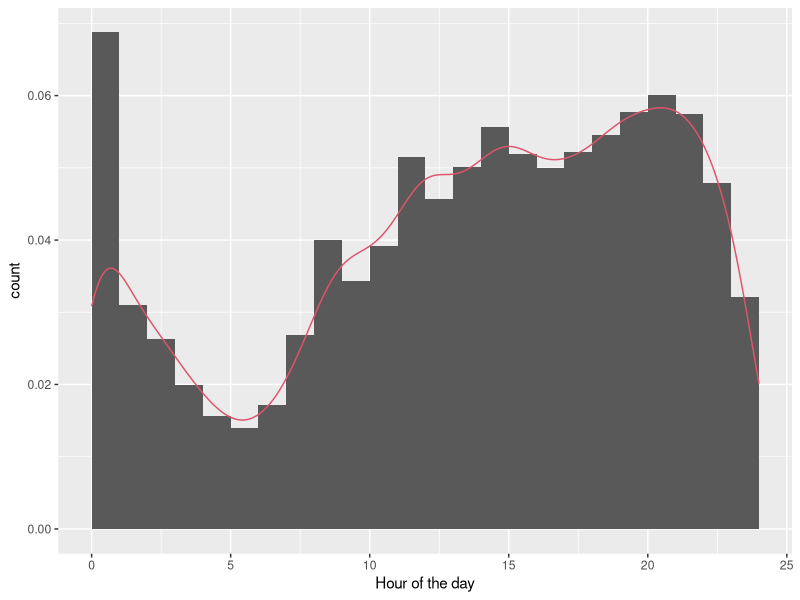
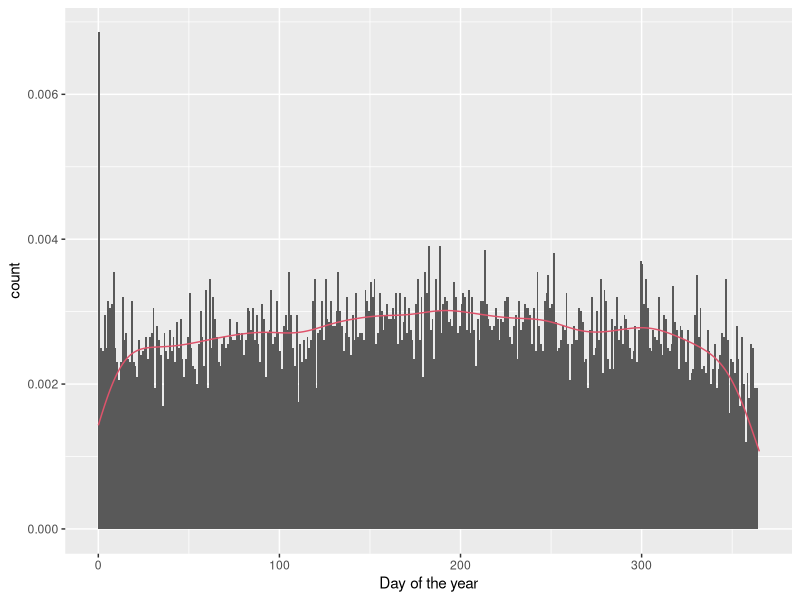
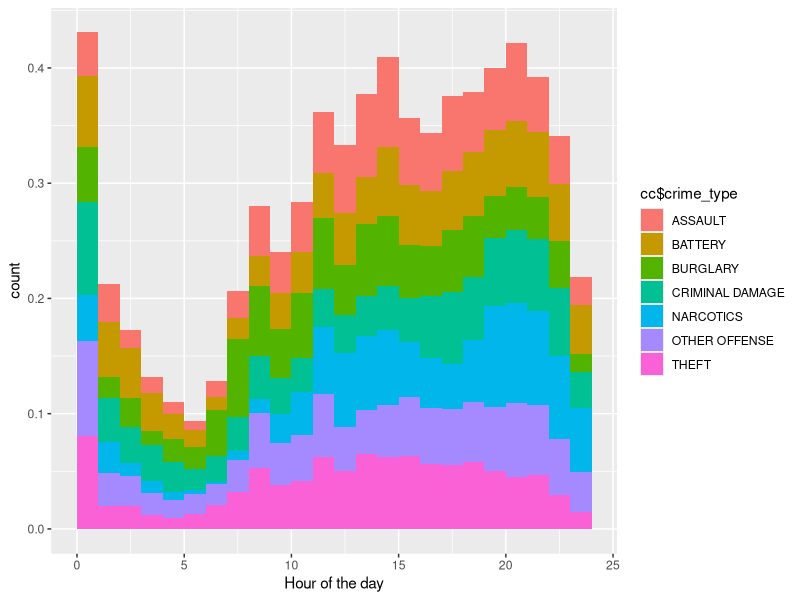

Source code (R) for these figures, in order:
## ---- chunk 1
knitr::opts_chunk$set(echo = TRUE)
## ---- chunk 2
library(ggplot2)

cc <- read.csv(file="chicago_crimes_sample.csv", header=TRUE, sep=",")

cc$Date = strptime(cc$Date,format="%m/%d/%Y %I:%M:%S %p")
## ---- chunk 3
ggplot(cc, aes((cc$Date$hour*60+cc$Date$min)/60)) + 
  geom_histogram(aes(y = ..density..), breaks = seq(0,24, by =1))+
  geom_density(col=2) + 
  xlim(0, 24) + 
  labs(x = "Hour of the day",y = "count")

## ---- chunk 4
cc_wo_leap = cc[!(cc$Date$mon == 1 & cc$Date$mday == 29 ),]

# %% is the modulo operator, yday == 59 is the 29.02 in leap years
cc_wo_leap$Date$yday[cc_wo_leap$Date$year %% 4 == 0 & cc_wo_leap$Date$yday > 59] = cc_wo_leap$Date$yday[cc_wo_leap$Date$year %% 4 == 0 & cc_wo_leap$Date$yday > 59] - 1
## ---- chunk 5
ggplot(cc_wo_leap, aes(cc_wo_leap$Date$yday)) + 
  geom_histogram(aes(y = ..density..), breaks = seq(0,365, by =1)) + 
  geom_density(col=2) + 
  xlim(0, 365) + 
  labs(x = "Day of the year",y = "count")
## ---- chunk 6
count_per_day = aggregate(x = cc_wo_leap$Date$yday, by = list(cc_wo_leap$Date$yday),  FUN = length)
count_per_day[count_per_day$x == max(count_per_day$x),]
count_per_day[count_per_day$x == min(count_per_day$x),]
cc_wo_leap[cc_wo_leap$Date$yday == 358,"Date"][1]
## ---- chunk 7
length(unique(cc$Primary.Type))  

count_per_type = aggregate(x = cc$Primary.Type, by = list(cc$Primary.Type),  FUN = length)
  
other_crimes = count_per_type[count_per_type$x < 1000 | count_per_type$Group.1 == "OTHER OFFENSE" ,]

cc$crime_type = cc$Primary.Type
cc$crime_type[cc$Primary.Type %in% other_crimes$Group.1] = "OTHER OFFENSE"
## ---- chunk 8
ggplot(cc, aes((cc$Date$hour*60+cc$Date$min)/60,fill=cc$crime_type)) + 
  geom_histogram(aes(y = ..density..), breaks = seq(0,24, by =1)) + 
  xlim(0, 24) + 
  labs(x = "Hour of the day",y = "count")
